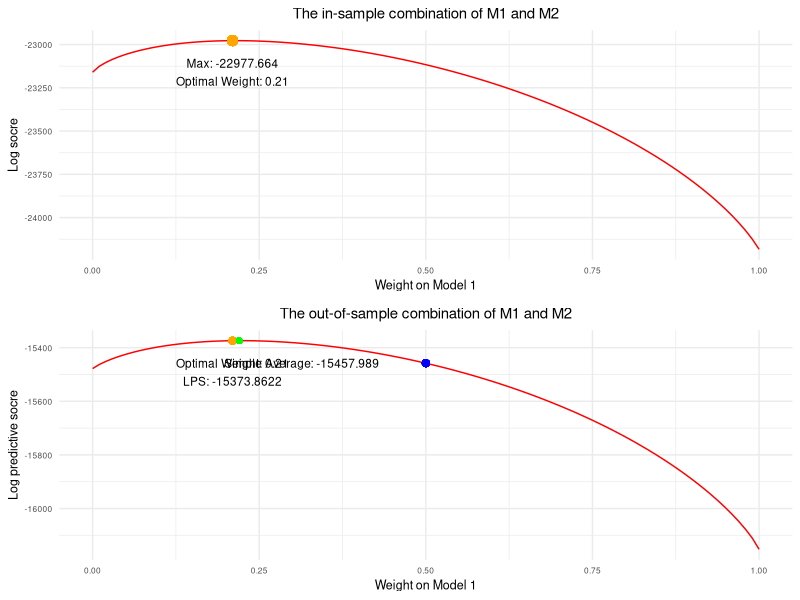

The R script that drew this image:

library(tidyverse)
library(dplyr)
library(mvtnorm)
library(gridExtra)

set.seed(12345678)
N = 10000

beta0 <- 1
beta1 <- 8
beta2 <- 13
Beta <- matrix(c(beta1, beta2), nrow = 2)
X_varcov <- matrix(c(1,0.7,0.7,1), ncol = 2)
X <- rmvnorm(N, mean = c(0,0), sigma = X_varcov)
error <- rnorm(N, 5, 10)




# The True Model
Y <- beta0 + X%*%Beta + error

Data <- cbind(Y,X)
colnames(Data) <- c('y','x1','x2')
Data <- Data |> as_tibble() |> mutate(row = (1:N))

# Split the dataset (60% and 40%)
# In-sample
train <- Data |> filter(row <= nrow(Data)*.6) |> select(1:3)
R <- nrow(train)
# Out-of-sample
test <- Data |> filter(row > nrow(Data)*.6) |> select(1:3)
P <- nrow(test)



# Assumed Models
fit1 <- lm(y ~ x1, train)
fit1_coef <- fit1$coefficients

fit1_mean <- fit1_coef[1] + fit1_coef[2]*train$x1
fit1_sd <- sd(fit1$residuals)

fit1_pd <- numeric(R) |> as.numeric()
for (j in 1:R) {
  fit1_pd[j] <- dnorm(train[[j,1]], fit1_mean[j], fit1_sd)
}
fit1_LS <- sum(log(fit1_pd))
fit1_LS
# -22461.34


fit1_mean_test <- fit1_coef[1] + fit1_coef[2]*test$x1
fit1_pd_test <- numeric(P) |> as.numeric()
for (j in 1:P) {
  fit1_pd_test[j] <- dnorm(test[[j,1]], fit1_mean_test[j], fit1_sd)
}
fit1_LS_test <- sum(log(fit1_pd_test))
fit1_LS_test
# -15025.35





fit2 <- lm(y ~ x2, train)
fit2_coef <- fit2$coefficients

fit2_mean <- fit2_coef[1] + fit2_coef[2]*train$x2
fit2_sd <- sd(fit2$residuals)

fit2_pd <- numeric(R) |> as.numeric()
for (j in 1:R) {
  fit2_pd[j] <- dnorm(train[[j,1]], fit2_mean[j], fit2_sd)
}
fit2_LS <- sum(log(fit2_pd))
fit2_LS
# -22385.71


fit2_mean_test <- fit2_coef[1] + fit2_coef[2]*test$x2
fit2_pd_test <- numeric(P) |> as.numeric()
for (j in 1:P) {
  fit2_pd_test[j] <- dnorm(test[[j,1]], fit2_mean_test[j], fit2_sd)
}
fit2_LS_test <- sum(log(fit2_pd_test))
fit2_LS_test
# -14970.6





w <- seq(from = 0, to = 1, by = 0.01)

# In-sample
pool_train <- numeric(length(w)) |> as.numeric()
for (j in 1:length(w)) {
  pool_train[j] <-  sum(log(w[j]*fit1_pd + (1-w[j])*fit2_pd))
}

comb <- cbind(w,pool_train) |> as_tibble()
optimal <- comb |> filter(pool_train == max(comb$pool_train))

p1 <- comb |> ggplot(aes(w, pool_train)) +
  geom_line(color = "red") +
  labs(
    title = "The in-sample combination of M1 and M2",
       x = "Weight on Model 1",
       y = "Log socre") +
  theme_minimal() +
  theme(plot.title = element_text(hjust = 0.5),
        title = element_text(size = 9),
        axis.text = element_text(size = 6)) +
  annotate("text", x = optimal[[1]], y = optimal[[2]],
           label = paste0("Max: ", round(optimal[[2]],4)), vjust = 3, size = 3) +
  annotate("text", x = optimal[[1]], y = optimal[[2]],
           label = paste0("Optimal Weight: ", round(optimal[[1]],4)), vjust = 5, size = 3) +
  geom_point(aes(x = optimal[[1]], y = optimal[[2]]), size = 3, color = "orange")



# Out-of-sample
pool_test <- numeric(length(w)) |> as.numeric()
for (j in 1:length(w)) {
  pool_test[j] <-  sum(log(w[j]*fit1_pd_test + (1-w[j])*fit2_pd_test))
}

comb <- cbind(w,pool_test) |> as_tibble()
weight <- comb |> filter(pool_test == max(comb$pool_test))
opt <- comb |> filter(w == optimal[[1]]) |> select(pool_test) |> as.numeric()
equ <- comb |> filter(w == 0.5) |> select(pool_test) |> as.numeric()

p2 <- comb |> ggplot(aes(w, pool_test)) +
  geom_line(color = "red") +
  labs(
    # title = "The out-of-sample combination of M1 and M2 when coefficients have different magnitudes but the same sign",
    title = "The out-of-sample combination of M1 and M2",
       x = "Weight on Model 1",
       y = "Log predictive socre") +
  theme_minimal() +
  theme(plot.title = element_text(hjust = 0.5),
        title = element_text(size = 9),
        axis.text = element_text(size = 6)) +
  # annotate("text", x = weight[[1]], y = weight[[2]],
  #          label = paste0("Max: ", round(weight[[2]],4)), vjust = 3, size = 3) +
  # annotate("text", x = weight[[1]], y = weight[[2]],
  #          label = paste0("Weight: ", round(weight[[1]],4)), vjust = 5, size = 3) +
  geom_point(aes(x = optimal[[1]], y =  opt), size = 2, color = "orange") +
  geom_point(aes(x = weight[[1]], y = weight[[2]]), size = 1.5, color = "green") +
  geom_point(aes(x = 0.5, y = equ), size = 2, color = "blue") +
  annotate("text", x = optimal[[1]], y = opt, 
           label = paste0("Optimal Weight: ", round(optimal[[1]],4)), vjust = 3, hjust = 0.5, size = 3) +
  annotate("text", x = optimal[[1]], y = opt,
           label = paste0("LPS: ", round(weight[[2]],4)), vjust = 5, hjust = 0.5, size = 3) +
  annotate("text", x = 0.5, y = equ,
           label = paste0("Simple Average: ", round(equ,4)), hjust = 1.3, size = 3)


grid.arrange(p1,p2)

# pdf("x_var.pdf", width = 6, height = 8)
# grid.arrange(p1,p2, top = "Variances of regressors are different")
# dev.off()

# pdf("Sample_Size_100.pdf", width = 6, height = 8)
# grid.arrange(p1,p2)
# dev.off()

# pdf("Sample_Size_15000.pdf", width = 10, height = 5)
# grid.arrange(p1,p2,ncol=2, top = "The density combination of M1 and M2 when sample size = 15000")
# dev.off()

# grid.arrange(p1,p2,ncol=2, top = "The out-of-sample combination of M1 and M2 when sample size = 10000")
# 
# pdf("Sample_Size_10000.pdf", width = 6, height = 8)
# grid.arrange(p1,p2, top = "The density combination of M1 and M2 when sample size = 10000")
# dev.off()
# 
# 
# 
# grid.arrange(p1,p2,p3,p4,p5,p6,ncol = 3)
# 
# pdf("Sample_Size.pdf", width = 14, height = 10)
# grid.arrange(p1,p2,p3,p4,p5,p6, ncol = 3)
# dev.off()





